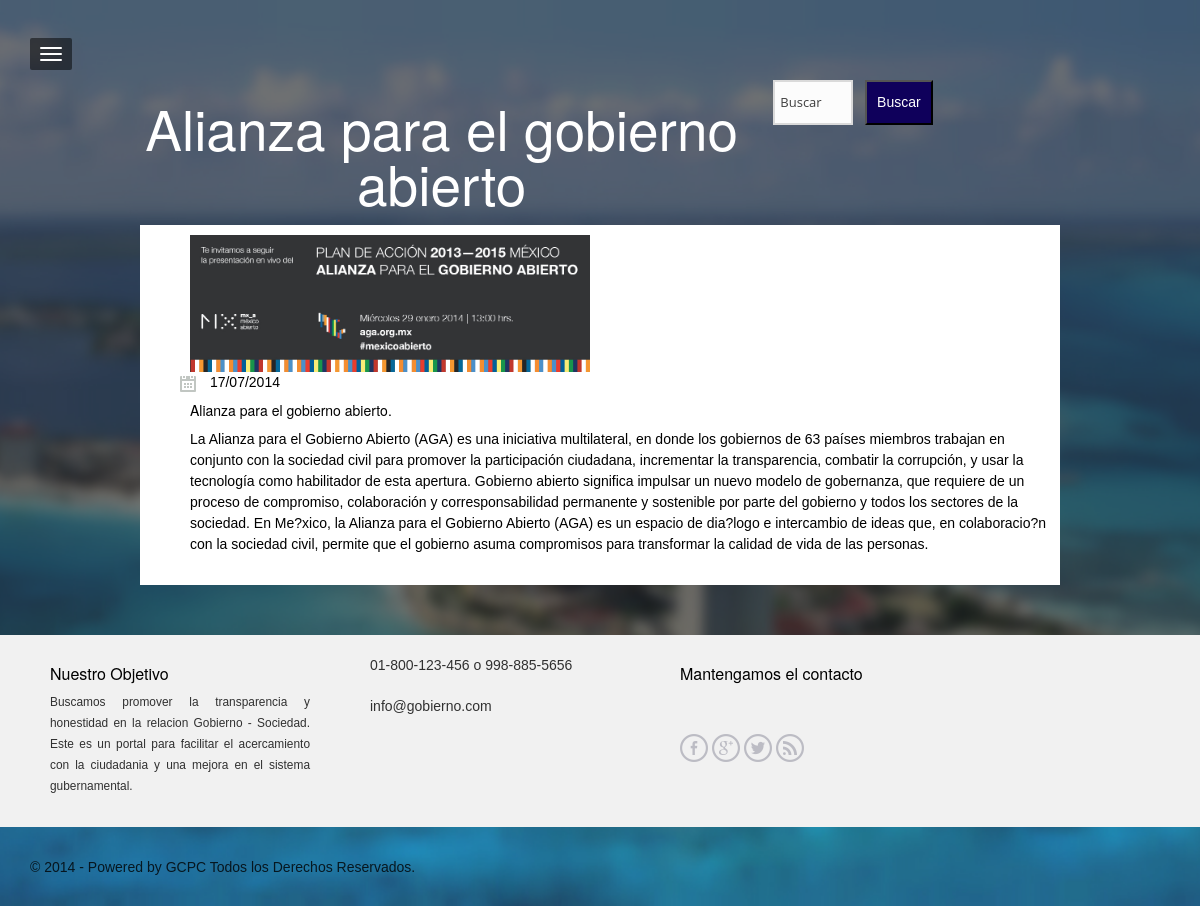
The app's page /programas.php?id=1 with its own data.
### tables this page shows
CREATE TABLE IF NOT EXISTS `iniciativas` (
  `id` int(11) NOT NULL AUTO_INCREMENT,
  `titulo` varchar(100) NOT NULL,
  `descripcion` varchar(250) NOT NULL,
  `texto` varchar(5000) NOT NULL,
  `imagen` varchar(200) NOT NULL,
  `fecha` timestamp NOT NULL DEFAULT CURRENT_TIMESTAMP,
  PRIMARY KEY (`id`)
);

### admin/includes/systemcomponent.php (called while the page is built, shortened)
<?php
class systemcomponent{
	function getsettings(){
		$settings['dbhost']='localhost';
		$settings['dbusername']='root';
		$settings['dbpassword']='';
		$settings['dbname']='demanda';
		return $settings;
	}
}
?>

### admin/includes/dbconnector.php (called while the page is built, shortened)
<?php
require_once 'systemcomponent.php';
class dbconnector extends systemcomponent{
	var $link;
	function dbconnector(){
		$settings=systemcomponent::getsettings();
		$host=$settings['dbhost'];
		$db=$settings['dbname'];
		$user=$settings['dbusername'];
		$pass=$settings['dbpassword'];
		$this->link=mysql_connect($host, $user, $pass);
	}
	function query($query){
		return mysql_query($query, $this->link);
	}
	function fetcharray($result){
		return mysql_fetch_array($result);
	}
}
?>

### programas.php (the view, shortened to what this page needs)
<?php
include("admin/includes/dbconnector.php");
$con=new dbconnector();
if($_GET['id']>0){
	$sql=$con->query("SELECT * FROM iniciativas WHERE id=".$_GET['id']);
	$row=$con->fetcharray($sql);
}
?>
<!DOCTYPE html>
<html lang="en">
<?php include("header.php"); ?>
<body class="theme-invert">
<?php include("menu.php"); ?>
<section class="section" id="head">
	<div class="container">
		<div class="col-md-10 col-lg-10 col-md-offset-1 col-lg-offset-1">
			<div class="row">
				<div class="col-sm-8">
					<h2 class="text-center title"><?php if($_GET['act']=='search'){
						echo 'Resultados de la Busqueda';
					}
					else{
						if($_GET['id']>0){ echo nl2br(stripslashes($row['titulo'])); } else{ echo 'Iniciativas'; } ?></h2>
					<?php } ?>
				</div>
				<div class="col-sm-4">
					<form method="POST" action="programas.php?act=search" id="topics-filter">
						<input size="40" type="text" name="busnom" value="<?php if($_POST['busnom']==''){ echo 'Buscar'; } else{ echo $_POST['busnom']; } ?>"
							onblur="if (this.value == '') { this.value = 'Buscar' }" onfocus="if (this.value == 'Buscar') { this.value = '' }"/>
						<input type="submit" id="searchsubmit" value="Buscar" />
					</form>
				</div>
			</div>
		</div>
		<div class="col-md-10 col-lg-10 col-md-offset-1 col-lg-offset-1">
			<div class="linea2">
				<div class="row">
					<div class="col-sm-12">
						<?php
						if($_GET['act']=='search'){
							$sql=$con->query("SELECT * FROM iniciativas WHERE titulo LIKE '%".$_POST['busnom']."%' OR descripcion LIKE '%".$_POST['busnom']."%' OR
								texto LIKE '%".$_POST['busnom']."%'");
							while($row=$con->fetcharray($sql)){
								?>
								<a href="programas.php?id=<?php echo $row['id']; ?>"><div class="linke">
									<p class="opensans remove-bottom"><?php echo nl2br(stripslashes($row['titulo'])); ?></p>
								</div></a>
								<ul class="topics-meta square opensans">
									<li>
										<?php
										$date=strtotime($row['fecha']);
										$date=date('d/m/Y', $date);
										echo $date;
										?>
									</li>
								</ul>
								<?php
							}
						}
						else{
							if($_GET['id']>0){ ?>
								<ul class="news-list">
									<li class="news-item single-post clearfix">
										<figure class="media-object">
											<a href="#"><img class="callate2" src="admin/<?php echo $row['imagen'] ?>" alt=""/></a>
											<figcaption class="caption clearfix">
												<div class="news-date left">
													<img class="icon" src="assets/images/calendar.png" alt=""/>
													<a href="#">
														<?php
														$date=strtotime($row['fecha']);
														$date=date('d/m/Y', $date);
														echo $date;
														?>
													</a>
												</div>
											</figcaption>
										</figure>
										<h5 class="news-title opensans-bold">
											<a href="#"><?php echo nl2br(stripslashes($row['titulo'])); ?>.</a>
										</h5>
										<p class="news-excerpt opensans">
											<?php echo nl2br(stripslashes($row['texto'])); ?>
										</p>
									</li>
								</ul>
								<?php
								}
								?>
						<?php } ?>
					</div>
				</div>
			</div>
		</div>
	</div>
</section>
<?php include("footer.php"); ?>
</body>
</html>

### assets/css/magister.css (style rules this page uses)
html { background:#505D6E url(../images/body7.jpg) no-repeat center center fixed; min-height:100%;-webkit-background-size: cover; -moz-background-size: cover; -o-background-size: cover; background-size: cover; }
body { background:transparent; min-height:100%; -webkit-font-smoothing: antialiased;-webkit-overflow-scrolling: touch;line-height: 1.5em;font-size:14px; font-family: Helvetica, Arial, sans-serif;color:#fff;color:rgba(255,255,255,.8); font-weight: normal; }
.section { min-height:420px;width: 100%; overflow:auto;height:100%;padding-top:100px; padding-bottom:50px; display:none;top:0;background: rgba(20,20,20,.6); }
@media (min-width: 768px) { .section { padding-top:80px; } }
#head { display: block; }
a { color:#fff; text-decoration: none; }
.title,.subtitle { font-weight:normal;font-size:55px;margin-bottom:15px; color:#FFFFFF; line-height:1em; }
.theme-invert { color:#222;color:rgba(0,0,0,.8); }
.theme-invert a { color:#000; }
.theme-invert .title,.theme-invert .subtitle,.theme-invert .tagline { color:#FFF; }
.section p, .section h5, .section a { color:#FFF; }
.left { float:left; }
.linea2 { padding-top:10px; padding-bottom:10px; padding-left:-30px; padding-right:-30px; background-color:rgba(255,255,255,1); }
.linea2 p, .linea2 a { color:#000; padding-left:10px; }
form#topics-filter input[type="text"] { -webkit-appearance: none; color: #3e3e3e; font-size: 13px; font-family: 'Open Sans', sans-serif!important; font-weight: 400; background-image: url(../images/sprite.png); background-repeat: no-repeat; background-position: -244px -100px; word-wrap:break-word; display: inline!important; background-color: #fcfcfc; border: 2px solid #dadada; padding: 10px 5px; border-radius: 0; width: 27.65%; border-radius: none!important; margin: 0 3% 0 0; -webkit-box-sizing: border-box; -moz-box-sizing: border-box; box-sizing: border-box; }
#searchsubmit { padding: 10px; background-color:rgba(15,0,91,1); color:#FFF; }
img.callate2 { width:200px; }
@media (min-width: 768px) { img.callate2 { width:400px; } }
.news-list { list-style:none; }

### records on screen
iniciativas: titulo "Alianza para el gobierno abierto", imagen (picture), fecha "17/07/2014", texto "La Alianza para el Gobierno Abierto (AGA) es una iniciativa multilateral, en donde los gobiernos de 63 países miembros trabajan en conjunto con la sociedad civil para promover la participación ciudadana, incrementar la transparencia, combatir la corrupción, y usar la tecnología como habilitador de esta apertura. Gobierno abierto significa impulsar un nuevo modelo de gobernanza, que requiere de un proceso de compromiso, colaboración y corresponsabilidad permanente y sostenible por parte del gobierno y todos los sectores de la sociedad. En Me?xico, la Alianza para el Gobierno Abierto (AGA) es un espacio de dia?logo e intercambio de ideas que, en colaboracio?n con la sociedad civil, permite…"
